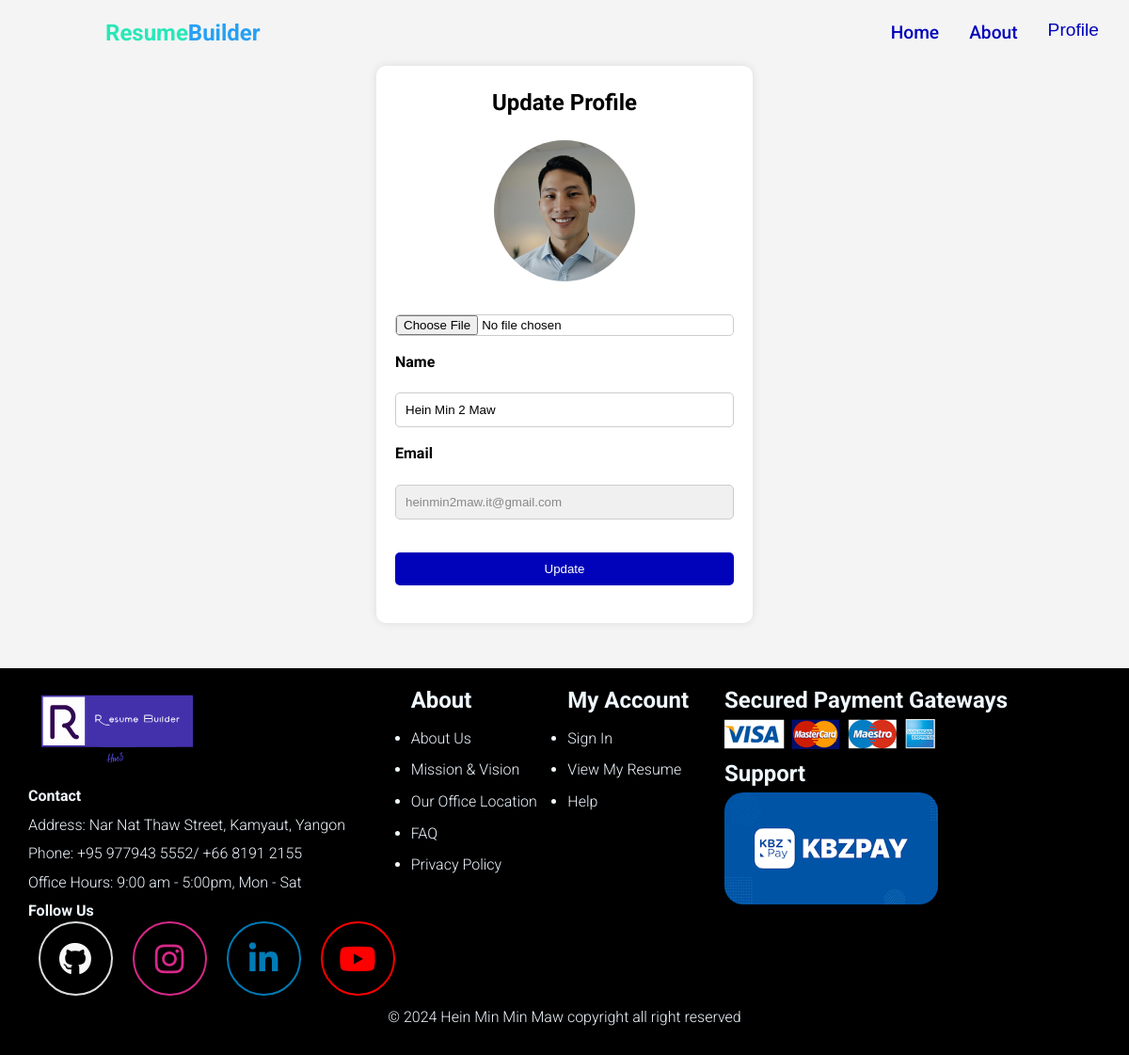
Screenshot of /profile (signed in) with the database file from the repository.
### tables.py (models this page shows, shortened)
class User(Base):
    __tablename__ = "users"
    id: Mapped[str] = mapped_column(primary_key=True, default=lambda: str(uuid.uuid4()))
    name: Mapped[str] = mapped_column(String(30), nullable=False)
    email: Mapped[str] = mapped_column(String(100), nullable=False)
    password: Mapped[str] = mapped_column(String(250), nullable=True)
    profile_path: Mapped[str] = mapped_column(String(100), nullable=True)
    is_active: Mapped[bool] = mapped_column(Boolean, default=True)
    is_anonymous: Mapped[bool] = mapped_column(Boolean, default=False)
    is_authenticated: Mapped[bool] = mapped_column(Boolean, default=True)
    resumes: Mapped[List["Resume"]] = relationship(
        back_populates="user", cascade="all, delete-orphan"
    )

### app.py (the view)
@app.route("/profile", methods=["GET"])
@login_required
def redner_profile_page():
    return render_template("profile-edit.html")

### app.py (called while the page is built)
@login_manager.user_loader
def load_user(user_id):
    return User.query.get(user_id)

@app.context_processor
def inject_user():
    return dict(user=current_user)

### templates/profile-edit.html (shortened to what this page needs)
{% extends 'base.html' %}
{% block title %}
<link rel="stylesheet" href="{{ url_for('static', filename='css/navbar.css')}}">
<link rel="stylesheet" href="{{ url_for('static', filename='css/profile-edit.css')}}">
{% endblock %}
{% block body %}
{% include 'components/navbar.html' %}
<section id="profile-section">
    <div class="profile-container">
        <h2>Update Profile</h2>
        <form id="profile-update" method="POST" enctype="multipart/form-data">
            <div id="profile-div">
                {% if user.profile_path %}
                <img id="profile-preview" class="profile-image"
                    src="{{ url_for('static', filename='images/profile/' + user.profile_path) }}">
                {% else %}
                <img id="profile-preview" class="profile-image"
                    src="{{ url_for('static', filename='images/profile/default_profile.jpg') }}">
                {% endif %}
            </div>
            <input type="file" id="profile-image" name="profile-image" accept="image/*"
                onchange="loadProfileImage(event)">
            <label for="name">Name</label>
            <input type="text" id="name" name="name" placeholder="Enter your name" value="{{user.name}}" required>
            <label for="email">Email</label>
            <input type="email" id="email" name="email" value="{{user.email}}" readonly>
            <button type="submit">Update</button>
        </form>
    </div>
</section>
{% include 'components/footer.html' %}
{% endblock %}

### static/css/main.css (style rules this page uses)
:root { --primary-color: #0003b9; --secondary-color: #28e7b8; --highlight-color: #26a0f4; --danger-color: #ff4d4d; --warn-color: rgb(230, 103, 0); --input-width: 330px; --template-bg-color: #ffffff; --motion-ease: cubic-bezier(0.68, -0.6, 0.32, 1.6); --motion-duration: 0.3s; --alert-box-duration: 3.5s; }
* { margin: 0; padding: 0; box-sizing: border-box; }
body { font-family: "Roboto", Arial, sans-serif; font-weight: 300; font-style: normal; background-color: #f4f4f4; line-height: 1.6; }
button { cursor: pointer; }
form input { border-radius: 5px; border-width: .5px; }

### static/css/profile-edit.css (style rules this page uses)
#profile-section { display: flex; justify-content: center; height: 80dvh; }
.profile-container { background-color: #fff; padding: 20px; border-radius: 10px; box-shadow: 0 0 10px rgba(0, 0, 0, 0.1); text-align: center; width: 400px; height: fit-content; }
.profile-container h2 { margin-bottom: 20px; }
#profile-div { display: flex; justify-content: center; flex-direction: column; align-items: center; }
.profile-image { width: 150px; height: 150px; border-radius: 50%; background-color: #ddd; margin-bottom: 20px; display: inline-block; object-fit: cover; }
.profile-container form { display: flex; flex-direction: column; gap: 15px; }
.profile-container label { text-align: left; margin-bottom: 5px; font-weight: bold; }
.profile-container input[type="text"], .profile-container input[type="email"], .profile-container input[type="file"] { padding: 10px; border: 1px solid #ccc; border-radius: 5px; width: 100%; }
.profile-container input[type="file"] { padding: 0; }
.profile-container input[readonly] { background-color: #f0f0f0; color: #888; }
.profile-container button { padding: 10px; background-color: var(--primary-color); color: #fff; border: none; border-radius: 5px; cursor: pointer; margin: 20px 0; }

### rows the page displays
User: profile_path (picture), name "Hein Min 2 Maw", email "heinmin2maw.it@gmail.com"
